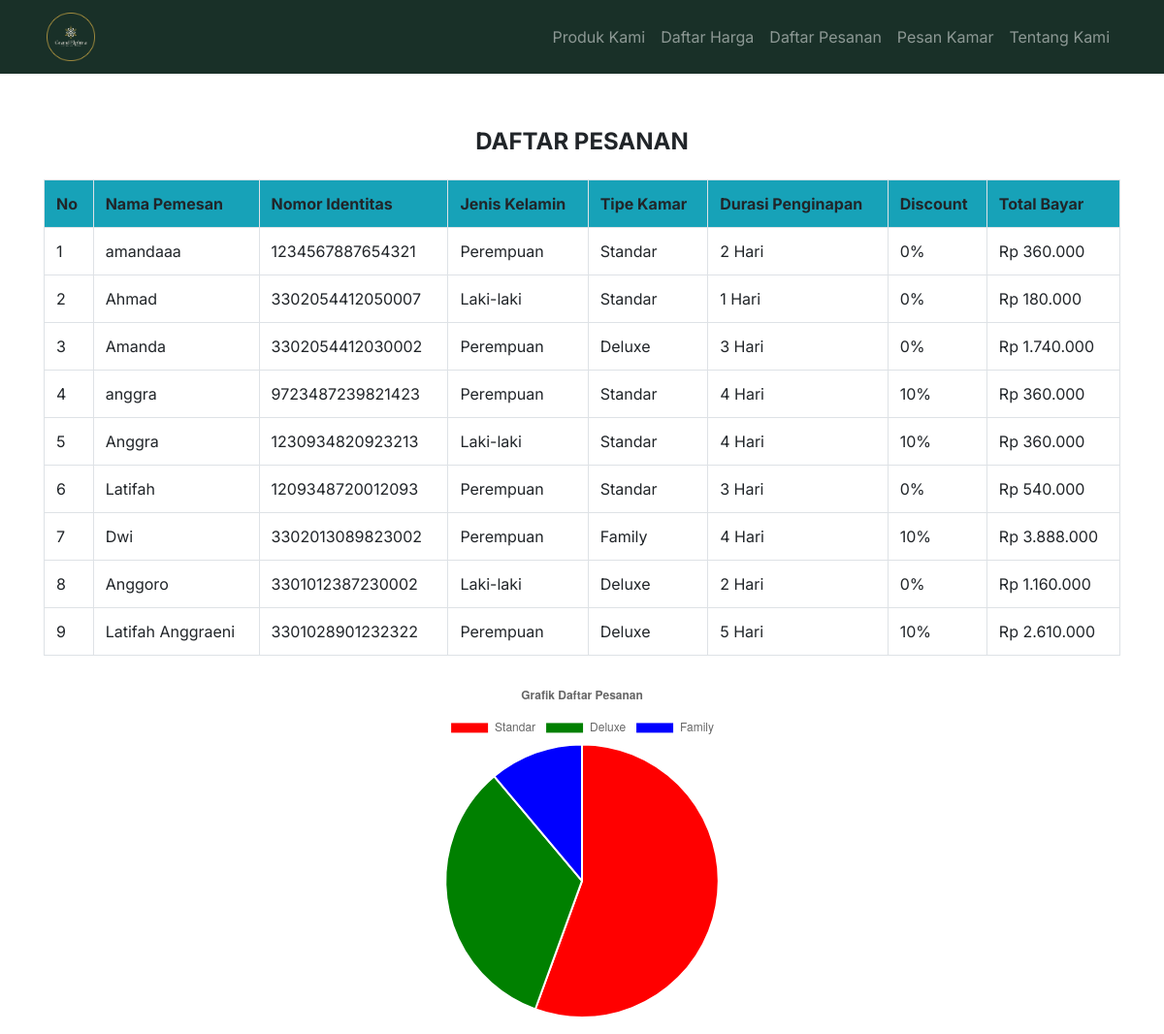
The app's page /daftar_pesanan.php with its own data.
### tables this page shows
CREATE TABLE `pesanan` (
  `id_pesanan` int(11) NOT NULL,
  `nama_pemesan` varchar(60) NOT NULL,
  `jenis_kelamin` enum('Laki-laki','Perempuan') NOT NULL,
  `nomor_identitas` varchar(20) NOT NULL,
  `tipe_kamar` enum('Standar','Deluxe','Family') NOT NULL,
  `tgl_pesan` date NOT NULL,
  `durasi_menginap` int(11) NOT NULL,
  `breakfast` enum('Ya','Tidak') NOT NULL,
  `total_bayar` int(11) NOT NULL
);

### function.php (called while the page is built, shortened)
<?php
$db = mysqli_connect("localhost", "root", "", "pesan_hotel");
function ambil_data($query) {
    global $db;
    $db_arr = [];
    $sql_query = mysqli_query($db, $query);
    while ($sql = mysqli_fetch_assoc($sql_query)) {
        array_push($db_arr, $sql);
    }
    return $db_arr;
}
function format_rupiah($angka){
    return 'Rp ' . number_format($angka, 0, ',', '.');
}

### daftar_pesanan.php (the view, shortened to what this page needs)
<?php
include "function.php";
$daftar_pesanan = ambil_data("SELECT * FROM pesanan ORDER BY id_pesanan DESC");
?>
<!DOCTYPE html>
<html lang="en">
<head>
    <link href="https://maxcdn.bootstrapcdn.com/bootstrap/4.5.2/css/bootstrap.min.css" rel="stylesheet">
</head>
<body>
    <?php include "header.php"; ?>
<div class="container  my-3">
    <h4 class="text-center" style="font-weight: bold; padding-top: 40px">DAFTAR PESANAN</h4>
    <table class="table table-bordered my-4 ">
        <tr class="bg-info">
            <th>No</th>
            <th>Nama Pemesan</th>
            <th>Nomor Identitas</th>
            <th>Jenis Kelamin</th>
            <th>Tipe Kamar</th>
            <th>Durasi Penginapan</th>
            <th>Discount</th>
            <th>Total Bayar</th>
        </tr>
        <?php
        $i = 1;
        foreach ($daftar_pesanan as $dp) { ?>
            <tr>
                <td><?= $i; ?></td>
                <td><?= $dp["nama_pemesan"]; ?></td>
                <td><?= $dp["nomor_identitas"]; ?></td>
                <td><?= $dp["jenis_kelamin"]; ?></td>
                <td><?= $dp["tipe_kamar"]; ?></td>
                <td><?= $dp["durasi_menginap"] ?> Hari</td>
                <td><?= $dp["durasi_menginap"] <= 3 ? "0%" : "10%"; ?></td>
                <td><?= format_rupiah($dp["total_bayar"]); ?></td>
            </tr>
        <?php $i++; } ?>
    </table>
    <canvas id="myChart" style="max-width: 700px; margin: 0 auto;"></canvas>
    </div>
    <script>
        // mengambil nilai jumlah pesanan tiap kamar
        const totalStandar = parseInt(document.querySelector('#total-standar').value);
        const totalDeluxe = parseInt(document.querySelector('#total-deluxe').value);
        const totalFamily = parseInt(document.querySelector('#total-family').value);
        var xValues = ["Standar", "Deluxe", "Family"];
        var yValues = [totalStandar, totalDeluxe, totalFamily];
        var barColors = ["red", "green", "blue"];
        new Chart("myChart", {
            type: "pie",
            data: {
                labels: xValues,
                datasets: [{
                backgroundColor: barColors,
                data: yValues
                }]
            },
            options: {
                title: {
                    display: true,
                    text: "Grafik Daftar Pesanan"
                }
            }
            });
    </script>
</body>
</html>

### header.php (shortened to what this page needs)
<!DOCTYPE html>
<html lang="en">
<head>
    <link href="https://maxcdn.bootstrapcdn.com/bootstrap/4.5.2/css/bootstrap.min.css" rel="stylesheet">
</head>
<body>
    <nav class="navbar px-5 navbar-expand-lg navbar-dark custom-navbar">
        <a class="navbar-brand" href="index.php"><img src="src/images/logo-hotel.png" alt=""></a>
        <div class="collapse navbar-collapse" id="navbarNav">
            <ul class="navbar-nav ml-auto">
                <li class="nav-item"><a class="nav-link" href="#product">Produk Kami</a></li>
                <li class="nav-item"><a class="nav-link" href="#price">Daftar Harga</a></li>
                <li class="nav-item"><a class="nav-link" href="daftar_pesanan.php">Daftar Pesanan</a></li>
                <li class="nav-item"><a class="nav-link" href="pesan.php">Pesan Kamar</a></li>
                <li class="nav-item"><a class="nav-link" href="#aboutus">Tentang Kami</a></li>
            </ul>
        </div>
    </nav>
</body>
</html>

### header.php (style rules this page uses)
nav img { width: 50px; }
.custom-navbar { background-color: #193028; }
body { font-family: 'Inter', sans-serif; }

### records on screen
pesanan: nama_pemesan "amandaaa", nomor_identitas "1234567887654321", jenis_kelamin "Perempuan", tipe_kamar "Standar", durasi_menginap "2", shows "0%", total_bayar "Rp 360.000"
pesanan: nama_pemesan "Ahmad", nomor_identitas "3302054412050007", jenis_kelamin "Laki-laki", tipe_kamar "Standar", durasi_menginap "1", shows "0%", total_bayar "Rp 180.000"
pesanan: nama_pemesan "Amanda", nomor_identitas "3302054412030002", jenis_kelamin "Perempuan", tipe_kamar "Deluxe", durasi_menginap "3", shows "0%", total_bayar "Rp 1.740.000"
pesanan: nama_pemesan "anggra", nomor_identitas "9723487239821423", jenis_kelamin "Perempuan", tipe_kamar "Standar", durasi_menginap "4", shows "10%", total_bayar "Rp 360.000"
pesanan: nama_pemesan "Anggra", nomor_identitas "1230934820923213", jenis_kelamin "Laki-laki", tipe_kamar "Standar", durasi_menginap "4", shows "10%", total_bayar "Rp 360.000"
pesanan: nama_pemesan "Latifah", nomor_identitas "1209348720012093", jenis_kelamin "Perempuan", tipe_kamar "Standar", durasi_menginap "3", shows "0%", total_bayar "Rp 540.000"
pesanan: nama_pemesan "Dwi", nomor_identitas "3302013089823002", jenis_kelamin "Perempuan", tipe_kamar "Family", durasi_menginap "4", shows "10%", total_bayar "Rp 3.888.000"
pesanan: nama_pemesan "Anggoro", nomor_identitas "3301012387230002", jenis_kelamin "Laki-laki", tipe_kamar "Deluxe", durasi_menginap "2", shows "0%", total_bayar "Rp 1.160.000"
pesanan: nama_pemesan "Latifah Anggraeni", nomor_identitas "3301028901232322", jenis_kelamin "Perempuan", tipe_kamar "Deluxe", durasi_menginap "5", shows "10%", total_bayar "Rp 2.610.000"
